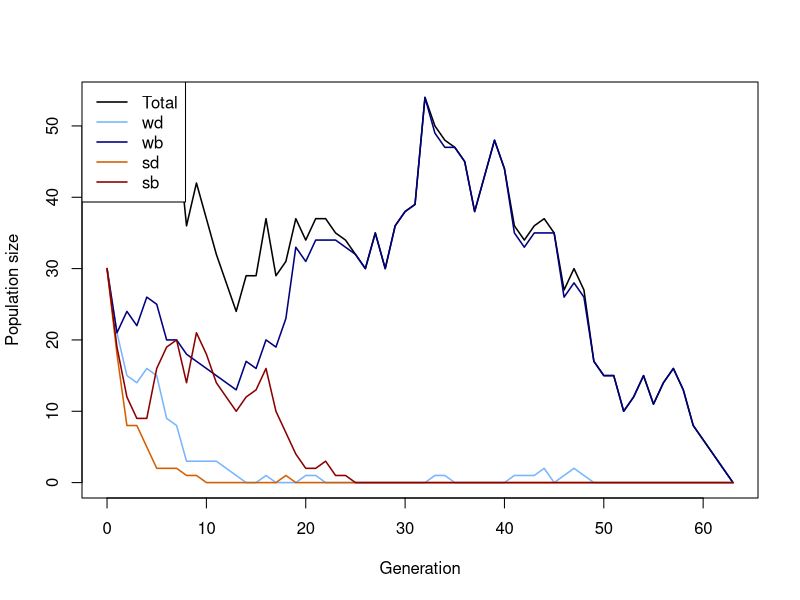
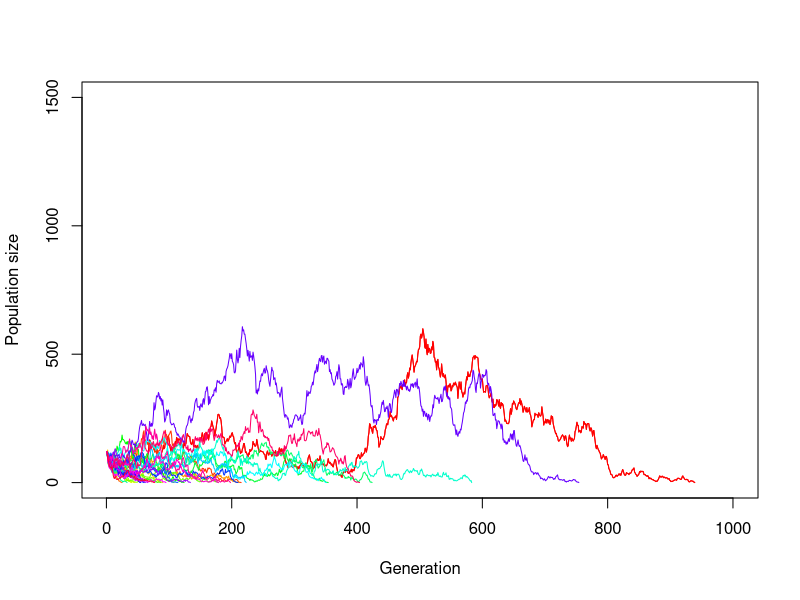
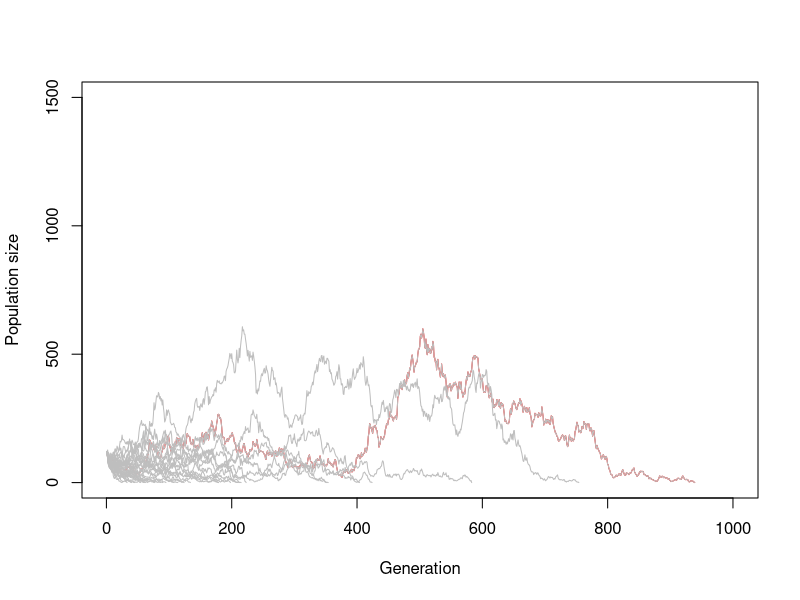

These charts were generated, in order, by the following R code: (Note: this script raises an error after producing the figures.)
## ---- chunk 1
# Function for simulating one Generation in the Population
# adding the population sizes, decay rates, seleection coefficients and mutation rates
simulate_one_gen <- function(N_wd, N_wb, N_sd, N_sb, decay_rate_wm, decay_rate_sm, s_wm, s_sm, m_rate_wm, m_rate_sm) {
  
  # draw Offspring according to Poisson Distribution
  # altered so all four different mutations are considered 
  # for deleterious mutations the s is calculated minus (negative effect) and for the beneficial muation the s is added (positive effect)
  
  offsp_wd <- rpois(1, N_wd * (1-decay_rate_wm-s_wm))
  offsp_wb <- rpois(1, N_wb * (1-decay_rate_wm+s_wm))
  offsp_sd <- rpois(1, N_sd * (1-decay_rate_sm-s_sm))
  offsp_sb <- rpois(1, N_sb * (1-decay_rate_sm+s_sm))
  
  # draw changing Mutants according to Poisson Distribution
  # alterations considering the for different mutations 
  
  mut_wd_to_wb <- rpois(1, offsp_wd * m_rate_wm)
  mut_sd_to_sb <- rpois(1, offsp_sd * m_rate_sm)
  mut_wb_to_wd <- rpois(1, offsp_wb * m_rate_wm)
  mut_sb_to_sd <- rpois(1, offsp_sb * m_rate_sm)
  
  # determine new Population Sizes of all four Mutants (2 versions of weak Mutations   and 2   versions of strong Mutations)
  # to account for back mutations as well (beneficial to deleterious), mutations rates for these cases are added (mut_b_to_d)
  
  N_wd_new <- max(offsp_wd - mut_wd_to_wb+ mut_wb_to_wd,0)
  N_wb_new <- max(offsp_wb - mut_wb_to_wd+ mut_wd_to_wb,0)
  N_sd_new <- max(offsp_sd - mut_sd_to_sb+ mut_sb_to_sd,0)
  N_sb_new <- max(offsp_sb - mut_sb_to_sd+ mut_sd_to_sb,0)
  
  # with the return function, the new values for population sizes are stored
  
   # Return new population sizes and mutation changes
  return(list(
    N_wd_new = N_wd_new,
    N_wb_new = N_wb_new,
    N_sd_new = N_sd_new,
    N_sb_new = N_sb_new,
    mut_wb_to_wd = mut_wb_to_wd,
    mut_wd_to_wb = mut_wd_to_wb,
    mut_sb_to_sd = mut_sb_to_sd,
    mut_sd_to_sb = mut_sd_to_sb
  ))
}
  # with print we visualize the numbers we get for the population sizes and mutation changes, we simulate the population by setting our parameters to certain values 


print(simulate_one_gen(N_wd=50, N_wb=50, N_sd=50, N_sb=50, decay_rate_wm=0, decay_rate_sm=0, s_wm=0, s_sm=0, m_rate_wm=0.005, m_rate_sm=0.005))
## ---- chunk 2
# Simulation runs until the 100th Generation

max_gen=1000

#With this function we simulate over generations, we put initial population sizes of the four mutations, with the parameter max_gen we determine that our simulation maximally runs until the 100th geneeration

simulate_pop <- function(init_wd, init_wb,  init_sd, init_sb, decay_rate_wm, decay_rate_sm, s_wm, s_sm, m_rate_wm, m_rate_sm, max_gen) {
  
  # Create the Vector in which to save the Results
  pop_vector <- c(init_wd,init_wb, init_sd, init_sb)
  
  # initiate the variables
  pop_new <- c(init_wd, init_wb, init_sd, init_sb)
  
   # defining counters for mutation changes
  count_wb_to_wd <- 0
  count_wd_to_wb <- 0
  count_sb_to_sd <- 0
  count_sd_to_sb <- 0
  total_mut_events <- 0
  
  # run the Simulation until Generation max_gen
  for (i in 1:(max_gen + 1)) {
    
    # redefine the current Population one Generation later
    results <- simulate_one_gen(pop_new[1],pop_new[2],pop_new[3],pop_new[4], decay_rate_wm, decay_rate_sm, s_wm, s_sm, m_rate_wm, m_rate_sm)
    
    # add the new Population Sizes to the Output Vector
    pop_new <- c(results$N_wd_new, results$N_wb_new, results$N_sd_new, results$N_sb_new)
    pop_vector <- rbind(pop_vector,pop_new)
    
     # count for tracking Mutations
    count_wb_to_wd <- count_wb_to_wd + results$mut_wb_to_wd
    count_wd_to_wb <- count_wd_to_wb + results$mut_wd_to_wb
    count_sb_to_sd <- count_sb_to_sd + results$mut_sb_to_sd
    count_sd_to_sb <- count_sd_to_sb + results$mut_sd_to_sb
    total_mut_events <- total_mut_events + results$mut_wb_to_wd + results$mut_wd_to_wb +
      results$mut_sb_to_sd + results$mut_sd_to_sb
      
    # Condition to stop the Simulation before max_gen: either the Population exceeds 10 Times the Original Population Size, or it goes extinct
    
    if ((sum(pop_new) >= 10 * sum(c(init_wd, init_wb, init_sd, init_sb))) || sum(pop_new) == 0)
      break

}
    # calculating Mutation Frequencies percent
    if (total_mut_events > 0) {
    freq_wb_to_wd <- 100 * count_wb_to_wd / total_mut_events
    freq_wd_to_wb <- 100 * count_wd_to_wb / total_mut_events
    freq_sb_to_sd <- 100 * count_sb_to_sd / total_mut_events
    freq_sd_to_sb <- 100 * count_sd_to_sb / total_mut_events
  } else {
    freq_wb_to_wd <- freq_wd_to_wb <- freq_sb_to_sd <- freq_sd_to_sb <- 0
  }  
  # Define the Row and Column Names of the Output Vector
  rownames(pop_vector) <- (0:max_gen)[1:length(pop_vector[,1])] 
  
  # the colom-names in our vectors are according to our mutations (wd, wb, sd, sb)
  
  colnames(pop_vector) <- c("wd","wb", "sd", "sb")
  
    
  
  # Return mutation results
  return(list(
    population = pop_vector,
    switch_stats = data.frame(
      wb_to_wd = freq_wb_to_wd,
      wd_to_wb = freq_wd_to_wb,
      sb_to_sd = freq_sb_to_sd,
      sd_to_sb = freq_sd_to_sb
    )
  ))
}
  



# Test the Function and plot the Result

max_gen <- 100

# Simulation Data with certain values determined

output <- simulate_pop(init_wd=30, init_wb=30,  init_sd=30, init_sb=30, decay_rate_wm=0.1, decay_rate_sm=0.2, s_wm=0.1, s_sm=0.2, m_rate_wm=0.003, m_rate_sm=0.005,max_gen)

# show the last few Lines of the Data Table

print(tail(output))

# extractin Population-Matrix 
pop_matrix <- output$population

# assign frequencies of mutation changes
switch_stats <- output$switch_stats
print(switch_stats)

# determine x Axis Range 
x_range <- 0:(nrow(pop_matrix)-1)

# plot the Output
# this plots the total Population Size-black line visible in the plot
plot(x_range, pop_matrix[,1] + pop_matrix[,2] + pop_matrix[,3] + pop_matrix[,4],
     type='l', ylim=c(0,max(pop_matrix)), xlab="Generation", ylab="Population size",
     col="black", lwd=1.5)

# adding each mutant
lines(x_range, pop_matrix[,1], col="#77b5fe", lwd=1.5) # wd
lines(x_range, pop_matrix[,2], col="navyblue", lwd=1.5) # wb
lines(x_range, pop_matrix[,3], col="#D55E00", lwd=1.5) # sd
lines(x_range, pop_matrix[,4], col="darkred", lwd=1.5) # sb

# Legend
legend("topleft",
       legend=c("Total","wd","wb","sd","sb"),
       col=c("black","#77b5fe","navyblue","#D55E00","darkred"),
       lty=1, lwd=1.5)

# output of mutation changes in per cent
print(switch_stats)

## ---- chunk 3
# code for plotting the result of different populations in one plot
init_wd <- 30
init_wb <- 30
init_sd <- 30
init_sb <- 30
m_rate_wm <- 0.002 
m_rate_sm <- 0.003
decay_rate_wm <- 0.1
decay_rate_sm <- 0.2
s_wm <- 0.1
s_sm <- 0.2
max_gen <- 1000
replicates <- 30


# defining Data Frame to save one Row (Population Size for multiple Generations until max_gen) after one Loop
temp_output <- data.frame(array(NA, dim = c(0,max_gen)))
# defining Data Frame to save all Results from Loop
final_output <- data.frame(array(NA, dim = c(replicates,max_gen)))
# defining a Set of colors in order to color each Line differently
lines_colors <- rainbow(replicates)

# simulating a population multiple times
for (i in 1:replicates) {
  temp_output <- simulate_pop(
    init_wd, init_wb, init_sd, init_sb,
    decay_rate_wm, decay_rate_sm,
    s_wm, s_sm,
    m_rate_wm, m_rate_sm,
    max_gen = max_gen)
  # extract Pop Matrix
  pop_matrix <- temp_output$population
  
  # calculate Row Sums
  temp_output <- rowSums(pop_matrix[, c("wd", "wb", "sd", "sb")])
  # adding to Result Table
  final_output[i, 1:length(temp_output)]<-temp_output
}

# defining end_gen which is as long as the last Generation where the pop size is an actual Number and not NA yet
end_gen<-tail(which(!is.na(final_output[1,])), 1)
# Plot first Line / first Population
plot(x=1:max_gen,y=final_output[1,1:max_gen],type='l',ylim=c(0,max(1500, na.rm = TRUE)),xlab =  "Generation",ylab = "Population size", col = lines_colors[1])
# Loop for plotting each Row of Data Table / Population as a Line in the Plot
for (i in 1:replicates) {
  
  end_gen<-tail(which(!is.na(final_output[i,])), 1)
  # each line gets assigned to a Color of lines_colors
  lines(x=1:max_gen,y=final_output[i,1:max_gen], col=lines_colors[i])
  
  
}

# same plot only that all lines of populations that go extinct, are colored grey
# defining end_gen which is as long as the last Generation where the pop size is an actual Number and not NA yet
end_gen<-tail(which(!is.na(final_output[1,])), 1)
# Plot one Line / one Population
plot(x=1:max_gen,y=final_output[1,1:max_gen],type='l',ylim=c(0,max(1500, na.rm = TRUE)),xlab =  "Generation",ylab = "Population size", col = lines_colors[1])
# Loop for plotting each Row of Data Table / Population as a Line in the Plot
for (i in 1:replicates) {
  
  end_gen<-tail(which(!is.na(final_output[i,])), 1)
  # if the length of end_gen is shorter than max_gen,then the Line will be colored grey
  if (end_gen < max_gen){
    line_col <- "grey"
    # otherwise the line is colored randomly with another color
  } else {
    line_col <- lines_colors[i]
  }
  lines(x=1:max_gen,y=final_output[i,1:max_gen], col=line_col)
  
  
}

## ---- chunk 4
# set some Parameters to fixed Values

init_wd <- 30
init_wb <- 30
init_sd <- 30
init_sb <- 30
m_rate_wm <- 0.001
m_rate_sm <- 0.005
decay_rate_wm <- 0.1
decay_rate_sm <- 0.2
s_wm <- 0.2
s_sm <- 0.3
max_gen <- 1000
# determine how often to run the Simulation for each set of Parameters
no_replicates <- 50


# set Parameters to vary
s_values_wm <- c(0.10,0.15,0.2)
s_values_sm <- c(0.25,0.30,0.35)
#m_values_wm <- c(0.001,0.01,0.05)
#m_values_sm <- c(0.05,0.1,0.15)


# initialize Data Table - where to collect the Results
data_table <- c()
data_table_wd<- c()
data_table_wb<- c()
data_table_sd<- c()
data_table_sb<- c()
# empty list to save rescue results
rescue_results <- data.frame(
  s_wm = numeric(),
  s_sm = numeric(),
  replicate = integer(),
  rescued = integer()
)

# preparing list to save mutation changes (in per cent) for all replicates - only if they exist
switch_stats_all <- data.frame(
  s_wm = numeric(),
  s_sm = numeric(),
  replicate = integer(),
  wb_to_wd = numeric(),
  wd_to_wb = numeric(),
  sb_to_sd = numeric(),
  sd_to_sb = numeric()
)

# define total runs and rescue count
total_runs<-0
rescue_count<-0
# run the Simulation across all chosen parameters
# loop over mutation rates
#for(mval_wm in m_values_wm){
 # for(mval_sm in m_values_sm){
    # loop over Selection strength
    for(sval_wm in s_values_wm){
      for(sval_sm in s_values_sm){
        # different Way of running many Simulations: make Replicates using "repeat" Function         with a counter i
        # reset Counter
        i<-1
        
        repeat {
          # increase Counter by one
          i<-i+1
          # defining total runs
          total_runs <- total_runs + 1
          # run the Simulation once
          one_run <- simulate_pop(init_wd, init_wb, init_sd, init_sb,
                                  decay_rate_wm, decay_rate_sm,
                                  sval_wm, sval_sm, m_rate_wm=0.001,m_rate_sm=0.005, max_gen)
          
          # determine total Population Sizes
         pop_matrix <- one_run$population


         total_size <- rowSums(pop_matrix)
          
          # Populationsextrakt
  pop_matrix <- one_run$population
  total_size <- rowSums(pop_matrix)
# saving mutation changes  
 if (!is.null(one_run$switch_stats) && nrow(one_run$switch_stats) > 0) {
  switch_stats <- one_run$switch_stats
  switch_stats_all <- rbind(
    switch_stats_all,
    data.frame(
      s_wm = sval_wm,
      s_sm = sval_sm,
      replicate = i-1,
      wb_to_wd = switch_stats$wb_to_wd,
      wd_to_wb = switch_stats$wd_to_wb,
      sb_to_sd = switch_stats$sb_to_sd,
      sd_to_sb = switch_stats$sd_to_sb
    )
  )
}
          
          
          # determine final Population Size for each Mutant
          N_end_wd <- pop_matrix[nrow(pop_matrix), "wd"]
          N_end_wb <- pop_matrix[nrow(pop_matrix), "wb"]
          N_end_sd <- pop_matrix[nrow(pop_matrix), "sd"]
          N_end_sb <- pop_matrix[nrow(pop_matrix), "sb"]
        
          total_end <- N_end_wd + N_end_wb + N_end_sd + N_end_sb
          # introduce rescue count
         rescued_wd <- ifelse(N_end_wd > 0, 1, 0)
         rescued_wb <- ifelse(N_end_wb > 0, 1, 0)
         rescued_sd <- ifelse(N_end_sd > 0, 1, 0)
         rescued_sb <- ifelse(N_end_sb > 0, 1, 0)

         
          # save rescue outcome (rescue or extinction)
          rescue_results <- rbind(rescue_results,
            data.frame(
              s_wm = sval_wm,
              s_sm = sval_sm,
              replicate = i - 1,
              rescued_wd = rescued_wd,
              rescued_wb = rescued_wb,
              rescued_sd = rescued_sd,
              rescued_sb = rescued_sb
  )
)

          # determine Frequencies of each mutant in the final Population
          freq_wd <- ifelse(total_end > 0, N_end_wd / total_end, 0)
          freq_wb <- ifelse(total_end > 0, N_end_wb / total_end, 0)
          freq_sd <- ifelse(total_end > 0, N_end_sd / total_end, 0)
          freq_sb <- ifelse(total_end > 0, N_end_sb / total_end, 0)
          
          
          
          data_table_wd<- rbind(data_table_wd, c(sval_wm,freq_wd))
          data_table_wb<- rbind(data_table_wb, c(sval_wm, freq_wb))
          data_table_sd<- rbind(data_table_sd,c(sval_sm, freq_sd))
          data_table_sb<-rbind(data_table_sb, c (sval_sm,freq_sb))
          # enter the Data into the Table
          data_table <- rbind(data_table,c(m_rate_wm = 0.001,m_rate_sm = 0.005,sval_wm,sval_sm,N_end_wd,N_end_wb, N_end_sd, N_end_sb,freq_wd, freq_wb, freq_sd,freq_sb)) # note that we add the                varying parameters (mutation rate and selection strength for each version of weak            and strong mutation) to the table too
          # stop the repeated Computation after no_replicates times
          
          
          if(i>no_replicates) break
          
        }
      }
    }
  #}
#}

# Population over generations
print(one_run$population)
# Mutation changes in percent
print(switch_stats_all)



# Make sure data is a proper data frame
data_table_wd <- as.data.frame(data_table_wd)

# If the column names are missing or wrong, set them
colnames(data_table_wd) <- c("V1", "V2")

# Add an index column for plotting along x-axis
data_table_wd$Index <- 1:nrow(data_table_wd)

# plotting mutation changes with different s values
switch_long <- switch_stats_all %>%
  pivot_longer(cols = c(wb_to_wd, wd_to_wb, sb_to_sd, sd_to_sb),
               names_to = "switch_type",
               values_to = "percent")

ggplot(switch_long, aes(x = factor(s_wm), y = percent, fill = switch_type)) +
  geom_boxplot() +
  facet_wrap(~ switch_type) +
  labs(x = "s_wm", y = "Percentage of total mutation events") +
  theme_minimal()

# calculate rescue probability per parameter combination
library(dplyr)
library(ggplot2)
library(tidyr)



rescue_summary <- rescue_results %>%
  group_by(s_wm, s_sm) %>%
  summarise(
    rescue_prob_wd = mean(rescued_wd),
    rescue_prob_wb = mean(rescued_wb),
    rescue_prob_sd = mean(rescued_sd),
    rescue_prob_sb = mean(rescued_sb),
    .groups = "drop"
  )

print(rescue_summary)


# Prepare rescue data
rescue_long <- rescue_summary %>%
  pivot_longer(
    cols = starts_with("rescue_prob_"),
    names_to = "mutant",
    values_to = "rescue_prob"
  ) %>%
  mutate(
    mutant = gsub("rescue_prob_", "", mutant),
    s_value = case_when(
      mutant %in% c("wd", "wb") ~ s_wm,
      mutant %in% c("sd", "sb") ~ s_sm
    )
  )

library(ggplot2)

ggplot(rescue_long, aes(x = factor(s_value), y = rescue_prob, fill = mutant)) +
  geom_boxplot(alpha = 0.7) +
  scale_y_continuous(limits = c(0, 1)) +
  scale_fill_manual(values = c(
    "wd" = "#77b5fe", 
    "wb" = "navyblue", 
    "sd" = "#D55E00", 
    "sb" = "darkred"
  )) +
  facet_wrap(~ mutant, scales = "free_x") +
  labs(
    title = "Rescue Probability per Mutant vs Relevant Selection Coefficient (Boxplot)",
    x = "Relevant selection coefficient (s)",
    y = "Rescue Probability",
    fill = "Mutant"
  ) +
  theme_minimal(base_size = 14)

ggplot(rescue_long, aes(x = s_value, y = rescue_prob, color = mutant)) +
  geom_jitter(width = 0.01, height = 0, size = 3, alpha = 0.7) +
  stat_summary(fun = mean, geom = "point", shape = 18, size = 4, color = "black") +
  scale_y_continuous(limits = c(0, 1)) +
  scale_color_manual(values = c(
    "wd" = "#77b5fe", 
    "wb" = "navyblue", 
    "sd" = "#D55E00", 
    "sb" = "darkred"
  )) +
  facet_wrap(~ mutant, scales = "free_x") +
  labs(
    title = "Rescue Probability per Mutant vs Relevant Selection Coefficient (Scatterplot)",
    x = "Relevant selection coefficient (s)",
    y = "Rescue Probability",
    color = "Mutant"
  ) +
  theme_minimal(base_size = 14)














# plotting wd with different s values
  # making sure that its a data frame
data_table_wd <- as.data.frame(data_table_wd)
colnames(data_table_wd) <- c("V1", "V2")


  # Scatterplot of wd with jitter and mean 
library(ggplot2)
ggplot(data_table_wd, aes(x = factor(V1), y = V2, color = factor(V1))) +
  geom_jitter(width = 0.2, height = 0, size = 2, alpha = 0.7) +
  stat_summary(fun = mean, geom = "point", shape = 18, size = 4, color = "black") +
  labs(
    x = "selection coefficients",
    y = "frequency",
    color = "selection coefficient",
    title = "Weak deleterious-Means of frequencies of the different selection coefficients"
  ) +
  theme_minimal()

# plotting wb with different s values
  # making sure that its a data frame
data_table_wb <- as.data.frame(data_table_wb)
colnames(data_table_sb) <- c("V1", "V2")

# Scatterplot of wb with jitter and mean
ggplot(data_table_wb, aes(x = factor(V1), y = V2, color = factor(V1))) +
  geom_jitter(width = 0.2, height = 0, size = 2, alpha = 0.7) +
  stat_summary(fun = mean, geom = "point", shape = 18, size = 4, color = "black") +
  labs(
    x = "selecton coefficients",
    y = "frequency",
    color = "selection coefficients",
    title = "Weak beneficial-Means of frequencies of the different selection coefficientsn"
  ) +
  theme_minimal()

# plotting sd with different s values
  # making sure that its a data frame
data_table_sd <- as.data.frame(data_table_sd)

colnames(data_table_sd) <- c("V1", "V2")

  # Scatterplot of sd with jitter and mean
ggplot(data_table_sd, aes(x = factor(V1), y = V2, color = factor(V1))) +
  geom_jitter(width = 0.2, height = 0, size = 2, alpha = 0.7) +
  stat_summary(fun = mean, geom = "point", shape = 18, size = 4, color = "black") +
  labs(
    x = "selection coefficients ",
    y = "frequency",
    color = "selection coefficients",
    title = "Strong deletrious-Means of frequencies of the different selection coefficients"
  ) +
  theme_minimal()

# plotting sb with different s values
  # making sure that its a data frame

data_table_sb <- as.data.frame(data_table_sb)
colnames(data_table_sb) <- c("V1", "V2")

  # Scatterplot of sb with jitter and mean 
ggplot(data_table_sb, aes(x = factor(V1), y = V2, color = factor(V1))) +
  geom_jitter(width = 0.2, height = 0, size = 2, alpha = 0.7) +
  stat_summary(fun = mean, geom = "point", shape = 18, size = 4, color = "black") +
  labs(
    x = "selection coefficients",
    y = "frequency",
    color = "selection coefficients",
    title = "Strong beneficial-Means of frequencies of the different selection coefficients"
  ) +
  theme_minimal()


# mean Frequencies of each mutant
mean_freq_wd <- mean(freq_wd)*100
mean_freq_wb <- mean(freq_wb)*100
mean_freq_sd <- mean(freq_sd)*100
mean_freq_sb <- mean(freq_sb)*100

print(paste("Mean frequency of wd =", mean_freq_wd) )
print(paste("Mean frequency of wb =", mean_freq_wb) )
print(paste("Mean frequency of sd =", mean_freq_sd) )
print(paste("Mean frequency of sb =", mean_freq_sb) )

# define Column Names of Data Table
colnames(data_table) <- c("m_rate_wm","m_rate_sm","s_wm","s_sm","N_end_wd", "N_end_wb", "N_end_sd", "N_end_sb","freq_wd", "freq_wb", "freq_sd","freq_sb")
# show the first and last Lines of the Output
print(head(data_table))
print(tail(data_table))
